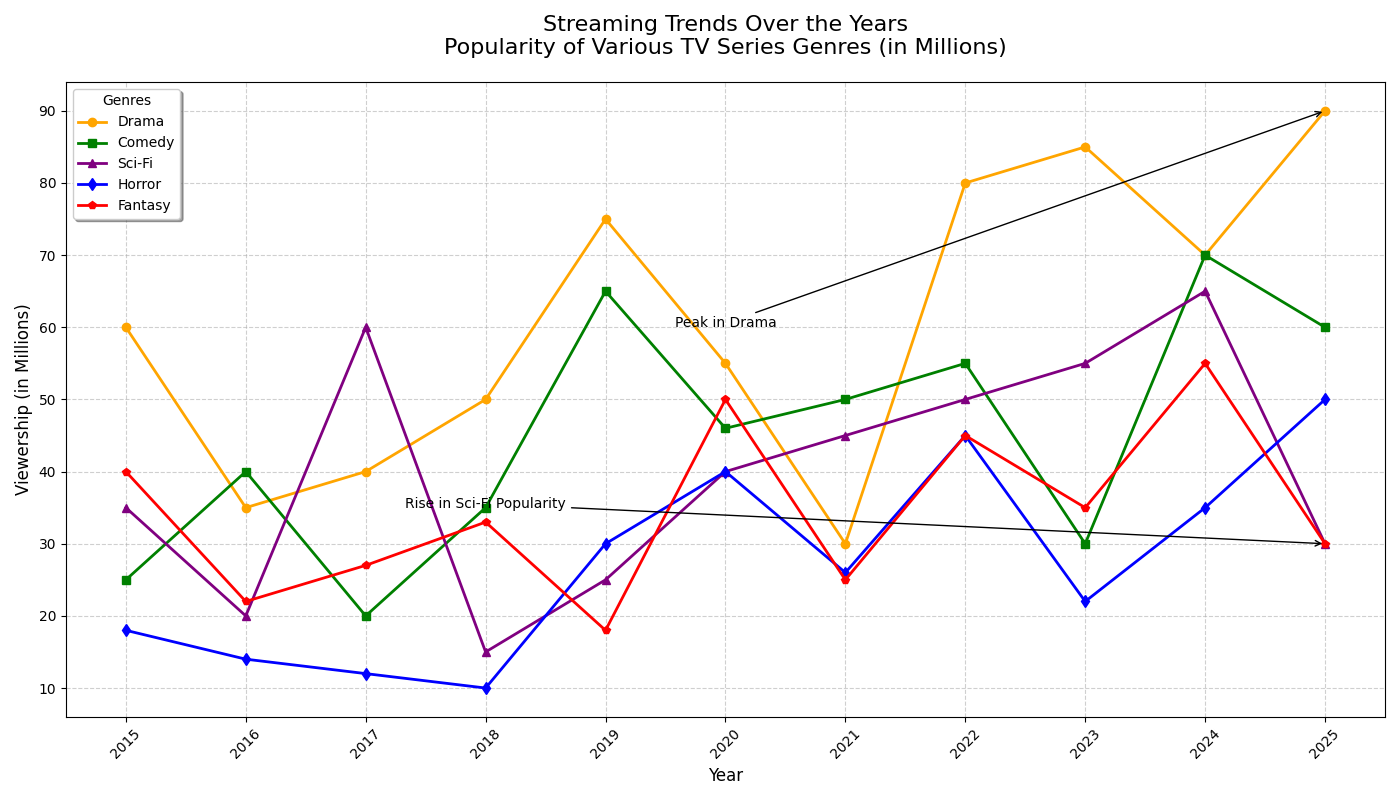

This chart was generated by the following Python code:
import matplotlib.pyplot as plt
import numpy as np

# Defining years and viewership data for each genre (in millions)
years = np.arange(2015, 2026)

drama_viewership = np.array([60, 35, 40, 50, 75, 55, 30, 80, 85, 70, 90])
comedy_viewership = np.array([25, 40, 20, 35, 65, 46, 50, 55, 30, 70, 60])
scifi_viewership = np.array([35, 20, 60, 15, 25, 40, 45, 50, 55, 65, 30])
horror_viewership = np.array([18, 14, 12, 10, 30, 40, 26, 45, 22, 35, 50])
fantasy_viewership = np.array([40, 22, 27, 33, 18, 50, 25, 45, 35, 55, 30])

fig, ax = plt.subplots(figsize=(14, 8))

# Shuffling the colors for each data series
ax.plot(years, drama_viewership, '-o', label='Drama', color='orange', linewidth=2, markersize=6)
ax.plot(years, comedy_viewership, '-s', label='Comedy', color='green', linewidth=2, markersize=6)
ax.plot(years, scifi_viewership, '-^', label='Sci-Fi', color='purple', linewidth=2, markersize=6)
ax.plot(years, horror_viewership, '-d', label='Horror', color='blue', linewidth=2, markersize=6)
ax.plot(years, fantasy_viewership, '-p', label='Fantasy', color='red', linewidth=2, markersize=6)

ax.set_title("Streaming Trends Over the Years\nPopularity of Various TV Series Genres (in Millions)", fontsize=16, pad=20)
ax.set_xlabel("Year", fontsize=12)
ax.set_ylabel("Viewership (in Millions)", fontsize=12)

ax.set_xticks(years)
ax.set_xticklabels(years, rotation=45, fontsize=10)
ax.yaxis.set_tick_params(labelsize=10)

ax.legend(title='Genres', fontsize=10, loc='upper left', ncol=1, fancybox=True, shadow=True)

ax.annotate('Peak in Drama',
            xy=(2025, 90), xytext=(2020, 60),
            arrowprops=dict(facecolor='black', arrowstyle='->'),
            fontsize=10, ha='center')

ax.annotate('Rise in Sci-Fi Popularity',
            xy=(2025, 30), xytext=(2018, 35),
            arrowprops=dict(facecolor='black', arrowstyle='->'),
            fontsize=10, ha='center')

ax.grid(True, linestyle='--', alpha=0.6)

plt.tight_layout()

plt.show()
